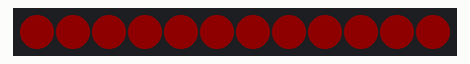
Simulated run of this sketch. Board: Arduino Mega 2560, built with avr-gcc and run on an emulated ATmega2560. On the bench: 12 RGB LEDs in strip order, left to right. Dim RGB values are drawn brighter than linear.

Above: at 1.92 s.
At 36.65 s:
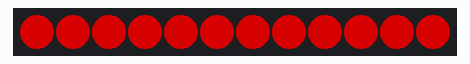

The sketch:

BreathEffect.ino
```cpp
// (licence header left out)
#include <Adafruit_NeoPixel.h>

#define LED_PIN     6
#define NUM_LEDS    12
#define BRIGHTNESS  150

Adafruit_NeoPixel strip(NUM_LEDS, LED_PIN, NEO_GRB + NEO_KHZ800);

void setup() {
  strip.begin();
  strip.setBrightness(BRIGHTNESS);
  strip.show();
}

void loop() {
  breatheHSV(0, 255, 8000);
}

void breatheHSV(uint16_t hue, uint8_t sat, uint16_t cycleTime) {
  static uint32_t startTime = millis();
  uint32_t now = millis();
  float progress = (now - startTime) % cycleTime;
  float phase = progress / (float)cycleTime * 2 * PI;

  // Generate brightness using sine wave (0–1)
  float brightness = (sin(phase - PI / 2) + 1.0) / 2.0;

  // Scale brightness to 0–255
  uint8_t value = (uint8_t)(brightness * 255);

  uint32_t color = strip.gamma32(strip.ColorHSV(hue, sat, value));

  for (int i = 0; i < strip.numPixels(); i++) {
    strip.setPixelColor(i, color);
  }

  strip.show();
  delay(20);
}
```
